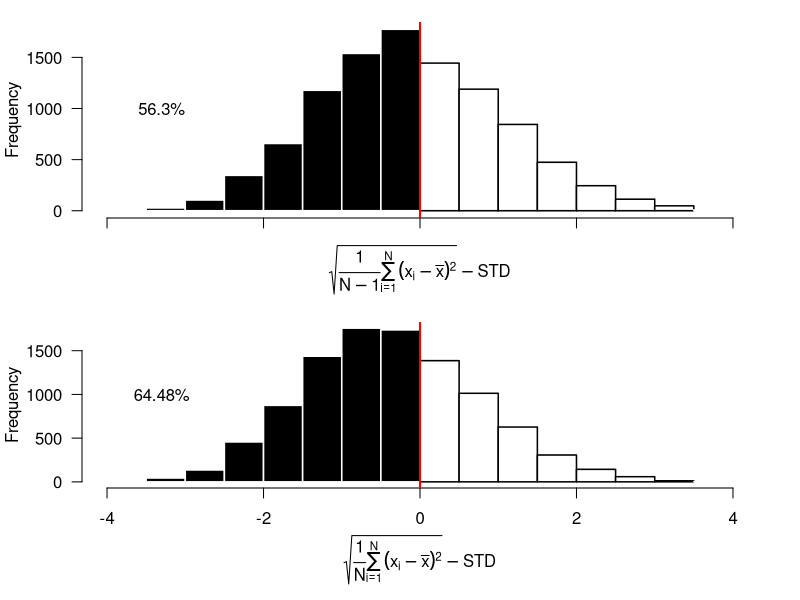

Generate this figure with R:
# This show why sample variance and standard deviation should be scaled to 1/(n - 1)
rm(list = ls()) # clear the environment variables
N <- 10000 # number of std's to be calculated
n <- 10 # sample size
mu <- 100 # population mean
std <- 5 # standard deviation mean (graphic label this is STD)
set.seed(1) # setting seed to be possible to repeat this graphic in any computer
std1 <- numeric(N) # allocating space for std's
std2 <- numeric(N) # same above
for (i in 1:N) {
	s <- rnorm(n, mu, std)
	std1[i] <- sqrt((sum( (s-mean(s))^2 ))/(n - 1))
	std2[i] <- sqrt((sum( (s-mean(s))^2 ))/(n))
}
par(mfrow = c(2, 1), las = 1, lwd = 1.5, mar = c(4, 4, 1, 2) + 0.1)
hist(std1 - std, main = '', col = c(rep('black', 8), rep('white', 7)), border = c(rep('white', 8), rep('black', 7)), ann = F, xaxt = 'n', xlim = c(-4, 4))
Axis(side = 1, at = seq(-4, 4, 2), labels = F)
mtext(expression( sqrt(frac(1, N-1) * sum((x[i]-bar(x)),i==1,N)^2 ) - STD), side = 1, line = 3)
mtext("Frequency", side = 2, las = 0, line = 3)
abline(v = 0, col = 'red', lwd = 2)
text(-3.3, 1000, paste((length(which(std1-std<0))/N)*100, "%", sep = ''))
par(mar = c(5.5, 4, 1, 2) + 0.1)
hist(std2-std, main = '', col = c(rep('black', 8), rep('white', 7)), border = c(rep('white', 8), rep('black', 7)), ann = F, xlim= c (-4, 4))
mtext(expression( sqrt(frac(1, N) * sum((x[i]-bar(x)),i==1,N)^2 ) - STD), side = 1, line = 4)
mtext("Frequency", side = 2, las = 0, line = 3)
abline(v = 0, col = 'red', lwd = 2)
text(-3.3, 1000, paste((length(which(std2-std<0))/N)*100, "%", sep = ''))

